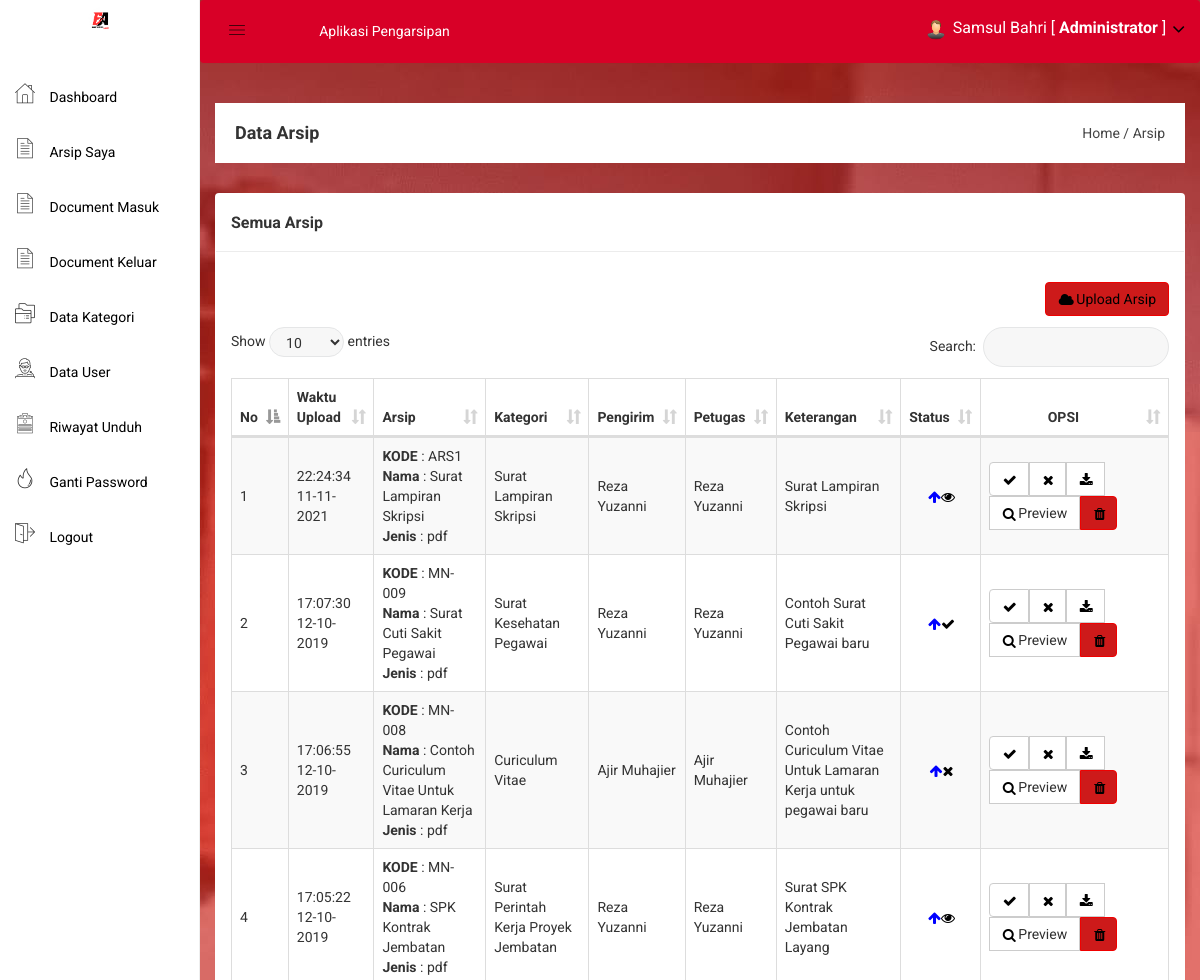
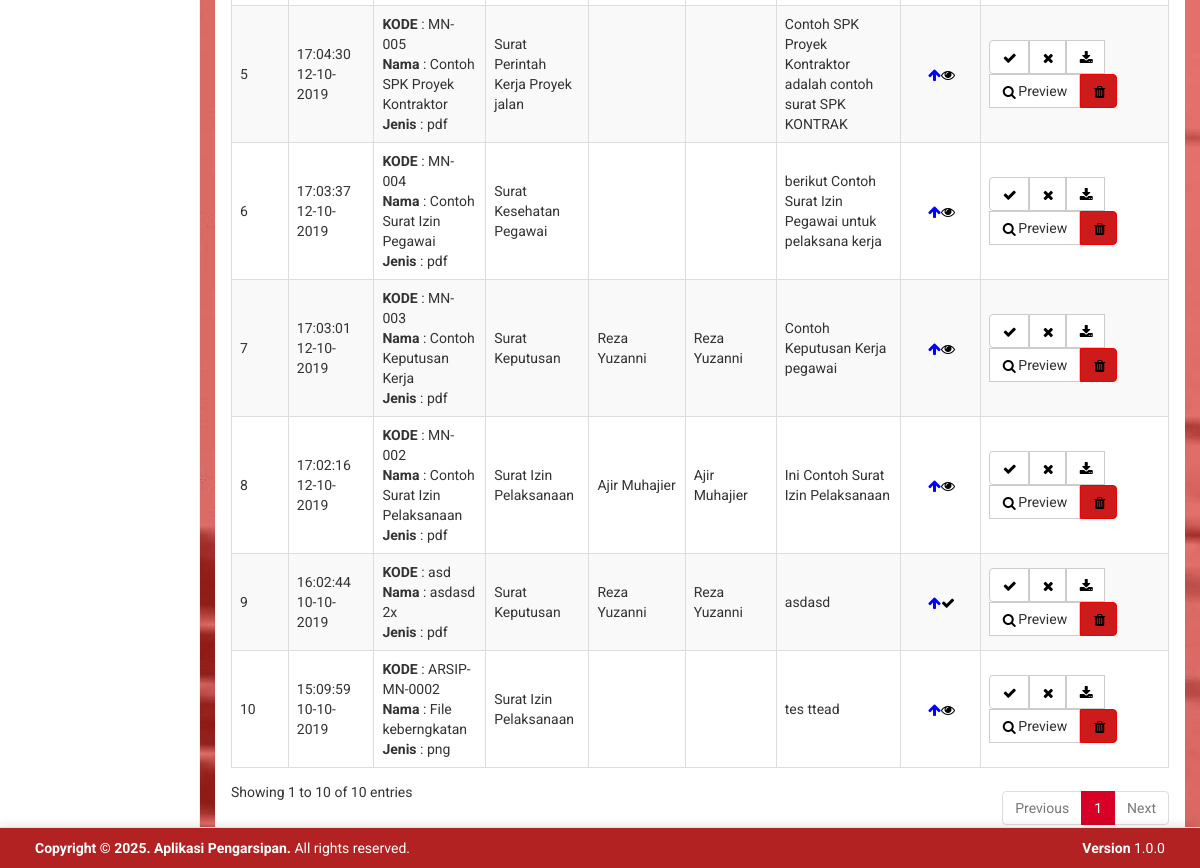
Screenshot of /admin/arsip.php (signed in) with the database file from the repository (2 pictures, top to bottom).
### tables this page shows
CREATE TABLE `arsip` (
  `arsip_id` int(11) NOT NULL,
  `arsip_waktu_upload` datetime NOT NULL,
  `arsip_petugas` int(11) NOT NULL,
  `arsip_user` int(11) NOT NULL,
  `arsip_kode` varchar(255) NOT NULL,
  `arsip_nama` varchar(255) NOT NULL,
  `arsip_jenis` varchar(255) NOT NULL,
  `arsip_kategori` int(11) NOT NULL,
  `arsip_keterangan` text NOT NULL,
  `arsip_file` varchar(255) NOT NULL,
  `arsip_status` varchar(255) NOT NULL,
  `arsip_tipe` varchar(255) NOT NULL
);

CREATE TABLE `kategori` (
  `kategori_id` int(11) NOT NULL,
  `kategori_nama` varchar(255) NOT NULL,
  `kategori_keterangan` text NOT NULL
);

CREATE TABLE `user` (
  `user_id` int(11) NOT NULL,
  `user_nama` varchar(100) NOT NULL,
  `user_username` varchar(100) NOT NULL,
  `user_password` varchar(100) NOT NULL,
  `user_foto` varchar(100) DEFAULT NULL,
  `user_role` varchar(100) DEFAULT NULL
);

### admin/arsip.php (the view, shortened to what this page needs)
<?php include 'header.php'; ?>
<div class="breadcome-area">
    <div class="container-fluid">
        <div class="row">
            <div class="col-lg-12 col-md-12 col-sm-12 col-xs-12">
                <div class="breadcome-list">
                    <div class="row">
                        <div class="col-lg-6 col-md-6 col-sm-6 col-xs-12">
                            <div class="breadcome-heading">
                                <h4 style="margin-bottom: 0px">Data Arsip</h4>
                            </div>
                        </div>
                        <div class="col-lg-6 col-md-6 col-sm-6 col-xs-12">
                            <ul class="breadcome-menu" style="padding-top: 0px">
                                <li><a href="#">Home</a> <span class="bread-slash">/</span></li>
                                <li><span class="bread-blod">Arsip</span></li>
                            </ul>
                        </div>
                    </div>
                </div>
            </div>
        </div>
    </div>
</div>
<div class="container-fluid">
    <div class="panel panel">
        <div class="panel-heading">
            <h3 class="panel-title">Semua Arsip</h3>
        </div>
        <div class="panel-body">
        <div class="pull-right">
                <a href="arsip_tambah.php" class="btn btn-primary"><i class="fa fa-cloud"></i> Upload Arsip</a>
            </div>
            <br>
            <br>
            <br>
            <table id="table" class="table table-bordered table-striped table-hover table-datatable">
                <thead>
                    <tr>
                        <th width="1%">No</th>
                        <th>Waktu Upload</th>
                        <th>Arsip</th>
                        <th>Kategori</th>
                        <th>Pengirim</th>
                        <th>Petugas</th>
                        <th>Keterangan</th>
                        <th>Status</th>
                        <th class="text-center" width="20%">OPSI</th>
                    </tr>
                </thead>
                <tbody>
                    <?php
                    include '../koneksi.php';
                    $no = 1;
                    $arsip = mysqli_query($koneksi,"SELECT * FROM arsip LEFT JOIN kategori ON arsip.arsip_kategori=kategori.kategori_id LEFT JOIN user ON arsip.arsip_petugas=user.user_id ORDER BY arsip_id DESC");
                    while($p = mysqli_fetch_array($arsip)){
                        ?>
                        <tr>
                            <td><?php echo $no++; ?></td>
                            <td><?php echo date('H:i:s  d-m-Y',strtotime($p['arsip_waktu_upload'])) ?></td>
                            <td>
                                <b>KODE</b> : <?php echo $p['arsip_kode'] ?><br>
                                <b>Nama</b> : <?php echo $p['arsip_nama'] ?><br>
                                <b>Jenis</b> : <?php echo $p['arsip_jenis'] ?><br>
                            </td>
                            <td><?php echo $p['kategori_nama'] ?></td>
                            <td><?php echo $p['user_nama'] ?></td>
                            <td><?php echo $p['user_nama'] ?></td>
                            <td><?php echo $p['arsip_keterangan'] ?></td>
                            <td>
                                <div style="display:flex; justify-content: center;">
                                <?php if ($p['arsip_tipe'] === "SURAT_MASUK"){?>
                                    <i class="fa fa-solid fa-arrow-down" style="color: green;"></i>
                                <?php } else {?>
                                    <i class="fa fa-solid fa-arrow-up"  style="color: blue;"></i>
                                <?php }?>
                                <?php if ($p['arsip_status'] === "APPROVED"){?>
                                    <i class="fa fa-solid fa-check"></i>
                                <?php } elseif ($p['arsip_status'] === "REJECTED") { ?>
                                    <i class="fa fa-solid fa-times"></i>
                                <?php } else {?>
                                    <i class="fa fa-solid fa-eye"></i>
                                <?php }?>
                                </div>
                            </td>
                            <td class="text-center">
                                <div class="btn-group">
                                <a class="btn btn-default" href="arsip_process.php?status=APPROVED&id=<?php echo $p['arsip_id']; ?>"><i class="fa fa-check"></i></a>
                                <a class="btn btn-default" href="arsip_process.php?status=REJECTED&id=<?php echo $p['arsip_id']; ?>"><i class="fa fa-times"></i></a>
                                    <a  class="btn btn-default" href="../arsip/<?php echo $p['arsip_file']; ?>"><i style="color:#000" class="fa fa-download"></i></a>
                                    <a  href="arsip_preview.php?id=<?php echo $p['arsip_id']; ?>" class="btn btn-default"><i style="color:#000" class="fa fa-search"></i> Preview</a>
                                    <button type="button" class="btn btn-primary" data-toggle="modal" data-target="#exampleModal_<?php echo $p['arsip_id']; ?>">
                                        <i class="fa fa-trash"></i>
                                    </button>
                                </div>
                            </td>
                        </tr>
                        <?php
                    }
                    ?>
                </tbody>
            </table>
        </div>
    </div>
</div>
<?php include 'footer.php'; ?>

### assets/css/main.css (style rules this page uses)
html { color: #222; font-size: 1em; line-height: 1.4; }

### assets/css/style.css (style rules this page uses)
table .btn { margin: 0px !important; }
.btn-primary { background: #cd1a1a; color: rgb(0, 0, 0) !important; border: 1px solid #f00000; }
.panel-heading { padding: 20px 15px; border-bottom: 1px solid #ececec; }
td { vertical-align: middle !important; }

### assets/js/DataTables/datatables.css (style rules this page uses)
table.dataTable { clear: both; margin-top: 6px !important; margin-bottom: 6px !important; max-width: none !important; border-collapse: separate !important; }
table.dataTable td, table.dataTable th { -webkit-box-sizing: content-box; box-sizing: content-box; }
table.dataTable thead > tr > th.sorting_asc, table.dataTable thead > tr > th.sorting_desc, table.dataTable thead > tr > th.sorting, table.dataTable thead > tr > td.sorting_asc, table.dataTable thead > tr > td.sorting_desc, table.dataTable thead > tr > td.sorting { padding-right: 30px; }
table.dataTable thead .sorting, table.dataTable thead .sorting_asc, table.dataTable thead .sorting_desc, table.dataTable thead .sorting_asc_disabled, table.dataTable thead .sorting_desc_disabled { cursor: pointer; position: relative; }
table.dataTable thead .sorting:after, table.dataTable thead .sorting_asc:after, table.dataTable thead .sorting_desc:after, table.dataTable thead .sorting_asc_disabled:after, table.dataTable thead .sorting_desc_disabled:after { position: absolute; bottom: 8px; right: 8px; display: block; font-family: 'Glyphicons Halflings'; opacity: 0.5; }
table.dataTable thead .sorting:after { opacity: 0.2; content: "\e150"; }
table.dataTable thead .sorting_asc:after { content: "\e155"; }
table.table-bordered.dataTable th, table.table-bordered.dataTable td { border-left-width: 0; }
table.table-bordered.dataTable th:last-child, table.table-bordered.dataTable th:last-child, table.table-bordered.dataTable td:last-child, table.table-bordered.dataTable td:last-child { border-right-width: 0; }
table.table-bordered.dataTable tbody th, table.table-bordered.dataTable tbody td { border-bottom-width: 0; }

### admin/footer.php (style rules this page uses)
body { margin-bottom: 70px; }

### rows the page displays
arsip: arsip_waktu_upload "22:24:34 11-11-2021", arsip_kode "ARS1", arsip_nama "Surat Lampiran Skripsi", arsip_jenis "pdf", kategori.kategori_nama "Surat Lampiran Skripsi", user.user_nama "Reza Yuzanni", arsip_keterangan "Surat Lampiran Skripsi", arsip_status "REVIEW" (drawn)
arsip: arsip_waktu_upload "17:07:30 12-10-2019", arsip_kode "MN-009", arsip_nama "Surat Cuti Sakit Pegawai", arsip_jenis "pdf", kategori.kategori_nama "Surat Kesehatan Pegawai", user.user_nama "Reza Yuzanni", arsip_keterangan "Contoh Surat Cuti Sakit Pegawai baru", arsip_status "APPROVED" (drawn)
arsip: arsip_waktu_upload "17:06:55 12-10-2019", arsip_kode "MN-008", arsip_nama "Contoh Curiculum Vitae Untuk Lamaran Kerja", arsip_jenis "pdf", kategori.kategori_nama "Curiculum Vitae", user.user_nama "Ajir Muhajier", arsip_keterangan "Contoh Curiculum Vitae Untuk Lamaran Kerja untuk pegawai baru", arsip_status "REJECTED" (drawn)
arsip: arsip_waktu_upload "17:05:22 12-10-2019", arsip_kode "MN-006", arsip_nama "SPK Kontrak Jembatan", arsip_jenis "pdf", kategori.kategori_nama "Surat Perintah Kerja Proyek Jembatan", user.user_nama "Reza Yuzanni", arsip_keterangan "Surat SPK Kontrak Jembatan Layang", arsip_status "REVIEW" (drawn)
arsip: arsip_waktu_upload "17:04:30 12-10-2019", arsip_kode "MN-005", arsip_nama "Contoh SPK Proyek Kontraktor", arsip_jenis "pdf", kategori.kategori_nama "Surat Perintah Kerja Proyek jalan", arsip_keterangan "Contoh SPK Proyek Kontraktor adalah contoh surat SPK KONTRAK", arsip_status "REVIEW" (drawn)
arsip: arsip_waktu_upload "17:03:37 12-10-2019", arsip_kode "MN-004", arsip_nama "Contoh Surat Izin Pegawai", arsip_jenis "pdf", kategori.kategori_nama "Surat Kesehatan Pegawai", arsip_keterangan "berikut Contoh Surat Izin Pegawai untuk pelaksana kerja", arsip_status "REVIEW" (drawn)
arsip: arsip_waktu_upload "17:03:01 12-10-2019", arsip_kode "MN-003", arsip_nama "Contoh Keputusan Kerja", arsip_jenis "pdf", kategori.kategori_nama "Surat Keputusan", user.user_nama "Reza Yuzanni", arsip_keterangan "Contoh Keputusan Kerja pegawai", arsip_status "REVIEW" (drawn)
arsip: arsip_waktu_upload "17:02:16 12-10-2019", arsip_kode "MN-002", arsip_nama "Contoh Surat Izin Pelaksanaan", arsip_jenis "pdf", kategori.kategori_nama "Surat Izin Pelaksanaan", user.user_nama "Ajir Muhajier", arsip_keterangan "Ini Contoh Surat Izin Pelaksanaan", arsip_status "REVIEW" (drawn)
arsip: arsip_waktu_upload "16:02:44 10-10-2019", arsip_kode "asd", arsip_nama "asdasd 2x", arsip_jenis "pdf", kategori.kategori_nama "Surat Keputusan", user.user_nama "Reza Yuzanni", arsip_keterangan "asdasd", arsip_status "APPROVED" (drawn)
arsip: arsip_waktu_upload "15:09:59 10-10-2019", arsip_kode "ARSIP-MN-0002", arsip_nama "File keberngkatan", arsip_jenis "png", kategori.kategori_nama "Surat Izin Pelaksanaan", arsip_keterangan "tes ttead", arsip_status "REVIEW" (drawn)

### other values shown
$_SESSION['nama'] "Samsul Bahri"
